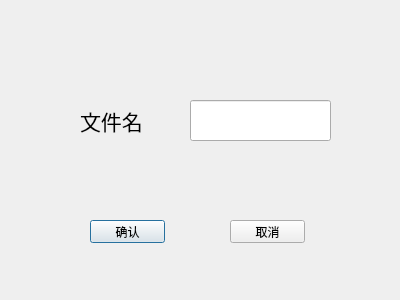
<?xml version="1.0" encoding="UTF-8"?>
<ui version="4.0">
 <class>Dialog</class>
 <widget class="QDialog" name="Dialog">
  <property name="geometry">
   <rect>
    <x>0</x>
    <y>0</y>
    <width>400</width>
    <height>300</height>
   </rect>
  </property>
  <property name="windowTitle">
   <string>Dialog</string>
  </property>
  <widget class="QPushButton" name="pushButton">
   <property name="geometry">
    <rect>
     <x>90</x>
     <y>220</y>
     <width>75</width>
     <height>23</height>
    </rect>
   </property>
   <property name="text">
    <string>确认</string>
   </property>
  </widget>
  <widget class="QPushButton" name="pushButton_2">
   <property name="geometry">
    <rect>
     <x>230</x>
     <y>220</y>
     <width>75</width>
     <height>23</height>
    </rect>
   </property>
   <property name="text">
    <string>取消</string>
   </property>
  </widget>
  <widget class="QLabel" name="label">
   <property name="geometry">
    <rect>
     <x>80</x>
     <y>100</y>
     <width>91</width>
     <height>41</height>
    </rect>
   </property>
   <property name="font">
    <font>
     <family>Arial</family>
     <pointsize>16</pointsize>
    </font>
   </property>
   <property name="text">
    <string>文件名</string>
   </property>
  </widget>
  <widget class="QLineEdit" name="lineEdit">
   <property name="geometry">
    <rect>
     <x>190</x>
     <y>100</y>
     <width>141</width>
     <height>41</height>
    </rect>
   </property>
  </widget>
 </widget>
 <resources/>
 <connections/>
</ui>
